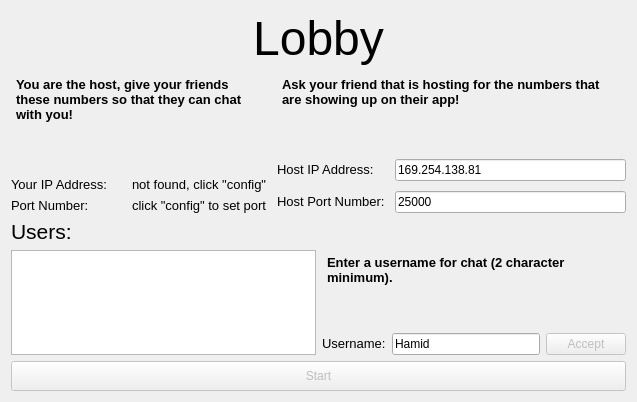
<?xml version="1.0" encoding="UTF-8"?>
<ui version="4.0">
 <class>lobby</class>
 <widget class="QDialog" name="lobby">
  <property name="geometry">
   <rect>
    <x>0</x>
    <y>0</y>
    <width>633</width>
    <height>402</height>
   </rect>
  </property>
  <property name="sizePolicy">
   <sizepolicy hsizetype="Expanding" vsizetype="Expanding">
    <horstretch>0</horstretch>
    <verstretch>0</verstretch>
   </sizepolicy>
  </property>
  <property name="windowTitle">
   <string>Lobby</string>
  </property>
  <property name="styleSheet">
   <string notr="true"/>
  </property>
  <layout class="QVBoxLayout" name="verticalLayout_2">
   <item>
    <widget class="QLabel" name="l_lobby">
     <property name="styleSheet">
      <string notr="true">background-color: rgb(0, 0, 0, 0%);</string>
     </property>
     <property name="text">
      <string>&lt;html&gt;&lt;head/&gt;&lt;body&gt;&lt;p align=&quot;center&quot;&gt;&lt;span style=&quot; font-size:36pt;&quot;&gt;Lobby&lt;/span&gt;&lt;/p&gt;&lt;/body&gt;&lt;/html&gt;</string>
     </property>
    </widget>
   </item>
   <item>
    <layout class="QHBoxLayout" name="horizontalLayout">
     <property name="spacing">
      <number>10</number>
     </property>
     <property name="sizeConstraint">
      <enum>QLayout::SetNoConstraint</enum>
     </property>
     <item>
      <layout class="QGridLayout" name="gridLayout">
       <property name="sizeConstraint">
        <enum>QLayout::SetNoConstraint</enum>
       </property>
       <property name="topMargin">
        <number>0</number>
       </property>
       <property name="rightMargin">
        <number>0</number>
       </property>
       <property name="bottomMargin">
        <number>0</number>
       </property>
       <property name="spacing">
        <number>6</number>
       </property>
       <item row="0" column="0" colspan="2">
        <widget class="QTextBrowser" name="tb_hostinfo">
         <property name="styleSheet">
          <string notr="true">background-color: rgb(0, 0, 0, 0%);</string>
         </property>
         <property name="html">
          <string>&lt;!DOCTYPE HTML PUBLIC &quot;-//W3C//DTD HTML 4.0//EN&quot; &quot;http://www.w3.org/TR/REC-html40/strict.dtd&quot;&gt;
&lt;html&gt;&lt;head&gt;&lt;meta name=&quot;qrichtext&quot; content=&quot;1&quot; /&gt;&lt;style type=&quot;text/css&quot;&gt;
p, li { white-space: pre-wrap; }
&lt;/style&gt;&lt;/head&gt;&lt;body style=&quot; font-family:'MS Shell Dlg 2'; font-size:8.25pt; font-weight:400; font-style:normal;&quot;&gt;
&lt;p style=&quot; margin-top:0px; margin-bottom:0px; margin-left:0px; margin-right:0px; -qt-block-indent:0; text-indent:0px;&quot;&gt;&lt;span style=&quot; font-size:10pt; font-weight:600;&quot;&gt;You are the host, give your friends these numbers so that they can chat with you!&lt;/span&gt;&lt;/p&gt;&lt;/body&gt;&lt;/html&gt;</string>
         </property>
        </widget>
       </item>
       <item row="1" column="0">
        <widget class="QLabel" name="l_your_ip">
         <property name="styleSheet">
          <string notr="true">background-color: rgb(0, 0, 0, 0%);</string>
         </property>
         <property name="text">
          <string>&lt;html&gt;&lt;head/&gt;&lt;body&gt;&lt;p&gt;&lt;span style=&quot; font-size:10pt;&quot;&gt;Your IP Address:&lt;/span&gt;&lt;/p&gt;&lt;/body&gt;&lt;/html&gt;</string>
         </property>
        </widget>
       </item>
       <item row="1" column="1">
        <widget class="QLabel" name="l_your_ip_val">
         <property name="styleSheet">
          <string notr="true">background-color: rgb(0, 0, 0, 0%);</string>
         </property>
         <property name="text">
          <string>&lt;html&gt;&lt;head/&gt;&lt;body&gt;&lt;p&gt;&lt;span style=&quot; font-size:10pt;&quot;&gt;not found, click &amp;quot;config&amp;quot;&lt;/span&gt;&lt;/p&gt;&lt;/body&gt;&lt;/html&gt;</string>
         </property>
        </widget>
       </item>
       <item row="2" column="0">
        <widget class="QLabel" name="l_port">
         <property name="styleSheet">
          <string notr="true">background-color: rgb(0, 0, 0, 0%);</string>
         </property>
         <property name="text">
          <string>&lt;html&gt;&lt;head/&gt;&lt;body&gt;&lt;p&gt;&lt;span style=&quot; font-size:10pt;&quot;&gt;Port Number:&lt;/span&gt;&lt;/p&gt;&lt;/body&gt;&lt;/html&gt;</string>
         </property>
        </widget>
       </item>
       <item row="2" column="1">
        <widget class="QLabel" name="l_port_number">
         <property name="styleSheet">
          <string notr="true">background-color: rgb(0, 0, 0, 0%);</string>
         </property>
         <property name="text">
          <string>&lt;html&gt;&lt;head/&gt;&lt;body&gt;&lt;p&gt;&lt;span style=&quot; font-size:10pt;&quot;&gt;click &amp;quot;config&amp;quot; to set port&lt;/span&gt;&lt;/p&gt;&lt;/body&gt;&lt;/html&gt;</string>
         </property>
        </widget>
       </item>
      </layout>
     </item>
     <item>
      <layout class="QGridLayout" name="gridLayout_2">
       <property name="sizeConstraint">
        <enum>QLayout::SetNoConstraint</enum>
       </property>
       <item row="0" column="0" colspan="2">
        <widget class="QTextBrowser" name="tb_clientinfo">
         <property name="sizePolicy">
          <sizepolicy hsizetype="Expanding" vsizetype="Expanding">
           <horstretch>0</horstretch>
           <verstretch>0</verstretch>
          </sizepolicy>
         </property>
         <property name="maximumSize">
          <size>
           <width>16777215</width>
           <height>16777215</height>
          </size>
         </property>
         <property name="styleSheet">
          <string notr="true">background-color: rgb(0, 0, 0, 0%);</string>
         </property>
         <property name="html">
          <string>&lt;!DOCTYPE HTML PUBLIC &quot;-//W3C//DTD HTML 4.0//EN&quot; &quot;http://www.w3.org/TR/REC-html40/strict.dtd&quot;&gt;
&lt;html&gt;&lt;head&gt;&lt;meta name=&quot;qrichtext&quot; content=&quot;1&quot; /&gt;&lt;style type=&quot;text/css&quot;&gt;
p, li { white-space: pre-wrap; }
&lt;/style&gt;&lt;/head&gt;&lt;body style=&quot; font-family:'MS Shell Dlg 2'; font-size:8.25pt; font-weight:400; font-style:normal;&quot;&gt;
&lt;p style=&quot; margin-top:0px; margin-bottom:0px; margin-left:0px; margin-right:0px; -qt-block-indent:0; text-indent:0px;&quot;&gt;&lt;span style=&quot; font-size:10pt; font-weight:600;&quot;&gt;Ask your friend that is hosting for the numbers that are showing up on their app!&lt;/span&gt;&lt;/p&gt;&lt;/body&gt;&lt;/html&gt;</string>
         </property>
        </widget>
       </item>
       <item row="1" column="0">
        <widget class="QLabel" name="l_host_ip">
         <property name="styleSheet">
          <string notr="true">background-color: rgb(0, 0, 0, 0%);</string>
         </property>
         <property name="text">
          <string>&lt;html&gt;&lt;head/&gt;&lt;body&gt;&lt;p&gt;&lt;span style=&quot; font-size:10pt;&quot;&gt;Host IP Address:&lt;/span&gt;&lt;/p&gt;&lt;/body&gt;&lt;/html&gt;</string>
         </property>
         <property name="buddy">
          <cstring>le_host_ip</cstring>
         </property>
        </widget>
       </item>
       <item row="2" column="0">
        <widget class="QLabel" name="l_host_port_number">
         <property name="styleSheet">
          <string notr="true">background-color: rgb(0, 0, 0, 0%);</string>
         </property>
         <property name="text">
          <string>&lt;html&gt;&lt;head/&gt;&lt;body&gt;&lt;p&gt;&lt;span style=&quot; font-size:10pt;&quot;&gt;Host Port Number:&lt;/span&gt;&lt;/p&gt;&lt;/body&gt;&lt;/html&gt;</string>
         </property>
         <property name="buddy">
          <cstring>le_host_port</cstring>
         </property>
        </widget>
       </item>
       <item row="2" column="1">
        <widget class="QLineEdit" name="le_host_port">
         <property name="autoFillBackground">
          <bool>false</bool>
         </property>
         <property name="text">
          <string>25000</string>
         </property>
         <property name="placeholderText">
          <string>Enter Port</string>
         </property>
        </widget>
       </item>
       <item row="1" column="1">
        <widget class="QLineEdit" name="le_host_ip">
         <property name="enabled">
          <bool>true</bool>
         </property>
         <property name="styleSheet">
          <string notr="true">selection-background-color: rgb(255, 234, 2);</string>
         </property>
         <property name="text">
          <string>169.254.138.81</string>
         </property>
         <property name="frame">
          <bool>true</bool>
         </property>
         <property name="placeholderText">
          <string>Enter IP Address</string>
         </property>
        </widget>
       </item>
      </layout>
     </item>
    </layout>
   </item>
   <item>
    <layout class="QHBoxLayout" name="horizontalLayout_3">
     <item>
      <widget class="QLabel" name="l_users_joined">
       <property name="minimumSize">
        <size>
         <width>264</width>
         <height>0</height>
        </size>
       </property>
       <property name="styleSheet">
        <string notr="true">background-color: rgb(0, 0, 0, 0%);</string>
       </property>
       <property name="text">
        <string>&lt;html&gt;&lt;head/&gt;&lt;body&gt;&lt;p&gt;&lt;span style=&quot; font-size:16pt;&quot;&gt;Users:&lt;/span&gt;&lt;/p&gt;&lt;/body&gt;&lt;/html&gt;</string>
       </property>
      </widget>
     </item>
    </layout>
   </item>
   <item>
    <layout class="QHBoxLayout" name="horizontalLayout_2">
     <property name="sizeConstraint">
      <enum>QLayout::SetMinimumSize</enum>
     </property>
     <item>
      <layout class="QVBoxLayout" name="verticalLayout">
       <property name="sizeConstraint">
        <enum>QLayout::SetNoConstraint</enum>
       </property>
       <item>
        <widget class="QTextBrowser" name="tb_users_joined">
         <property name="font">
          <font>
           <pointsize>10</pointsize>
          </font>
         </property>
         <property name="sizeAdjustPolicy">
          <enum>QAbstractScrollArea::AdjustToContents</enum>
         </property>
        </widget>
       </item>
      </layout>
     </item>
     <item>
      <layout class="QGridLayout" name="gridLayout_3">
       <item row="1" column="0" colspan="3">
        <widget class="QTextBrowser" name="tb_username">
         <property name="styleSheet">
          <string notr="true">background-color: rgb(0, 0, 0, 0%);</string>
         </property>
         <property name="html">
          <string>&lt;!DOCTYPE HTML PUBLIC &quot;-//W3C//DTD HTML 4.0//EN&quot; &quot;http://www.w3.org/TR/REC-html40/strict.dtd&quot;&gt;
&lt;html&gt;&lt;head&gt;&lt;meta name=&quot;qrichtext&quot; content=&quot;1&quot; /&gt;&lt;style type=&quot;text/css&quot;&gt;
p, li { white-space: pre-wrap; }
&lt;/style&gt;&lt;/head&gt;&lt;body style=&quot; font-family:'MS Shell Dlg 2'; font-size:8.25pt; font-weight:400; font-style:normal;&quot;&gt;
&lt;p style=&quot; margin-top:0px; margin-bottom:0px; margin-left:0px; margin-right:0px; -qt-block-indent:0; text-indent:0px;&quot;&gt;&lt;span style=&quot; font-size:10pt; font-weight:600;&quot;&gt;Enter a username for chat (2 character minimum).&lt;/span&gt;&lt;/p&gt;&lt;/body&gt;&lt;/html&gt;</string>
         </property>
        </widget>
       </item>
       <item row="2" column="1">
        <widget class="QLineEdit" name="le_username">
         <property name="sizePolicy">
          <sizepolicy hsizetype="Expanding" vsizetype="Preferred">
           <horstretch>0</horstretch>
           <verstretch>0</verstretch>
          </sizepolicy>
         </property>
         <property name="autoFillBackground">
          <bool>false</bool>
         </property>
         <property name="text">
          <string>Hamid</string>
         </property>
         <property name="placeholderText">
          <string>Enter Username</string>
         </property>
         <property name="clearButtonEnabled">
          <bool>false</bool>
         </property>
        </widget>
       </item>
       <item row="2" column="0">
        <widget class="QLabel" name="l_username">
         <property name="styleSheet">
          <string notr="true">background-color: rgb(0, 0, 0, 0%);</string>
         </property>
         <property name="text">
          <string>&lt;html&gt;&lt;head/&gt;&lt;body&gt;&lt;p&gt;&lt;span style=&quot; font-size:10pt;&quot;&gt;Username:&lt;/span&gt;&lt;/p&gt;&lt;/body&gt;&lt;/html&gt;</string>
         </property>
         <property name="buddy">
          <cstring>le_username</cstring>
         </property>
        </widget>
       </item>
       <item row="2" column="2">
        <widget class="QPushButton" name="pb_accept">
         <property name="enabled">
          <bool>false</bool>
         </property>
         <property name="sizePolicy">
          <sizepolicy hsizetype="Minimum" vsizetype="Preferred">
           <horstretch>0</horstretch>
           <verstretch>0</verstretch>
          </sizepolicy>
         </property>
         <property name="text">
          <string>Accept</string>
         </property>
        </widget>
       </item>
      </layout>
     </item>
    </layout>
   </item>
   <item>
    <widget class="QPushButton" name="pb_start">
     <property name="enabled">
      <bool>false</bool>
     </property>
     <property name="minimumSize">
      <size>
       <width>615</width>
       <height>30</height>
      </size>
     </property>
     <property name="maximumSize">
      <size>
       <width>16777214</width>
       <height>16777215</height>
      </size>
     </property>
     <property name="text">
      <string>Start</string>
     </property>
    </widget>
   </item>
  </layout>
  <zorder>pb_start</zorder>
  <zorder>l_lobby</zorder>
  <zorder></zorder>
  <zorder></zorder>
 </widget>
 <tabstops>
  <tabstop>le_host_ip</tabstop>
  <tabstop>le_host_port</tabstop>
  <tabstop>le_username</tabstop>
  <tabstop>tb_users_joined</tabstop>
  <tabstop>tb_clientinfo</tabstop>
  <tabstop>tb_hostinfo</tabstop>
  <tabstop>tb_username</tabstop>
 </tabstops>
 <resources/>
 <connections>
  <connection>
   <sender>le_username</sender>
   <signal>returnPressed()</signal>
   <receiver>pb_accept</receiver>
   <slot>click()</slot>
   <hints>
    <hint type="sourcelabel">
     <x>516</x>
     <y>328</y>
    </hint>
    <hint type="destinationlabel">
     <x>591</x>
     <y>333</y>
    </hint>
   </hints>
  </connection>
 </connections>
</ui>
